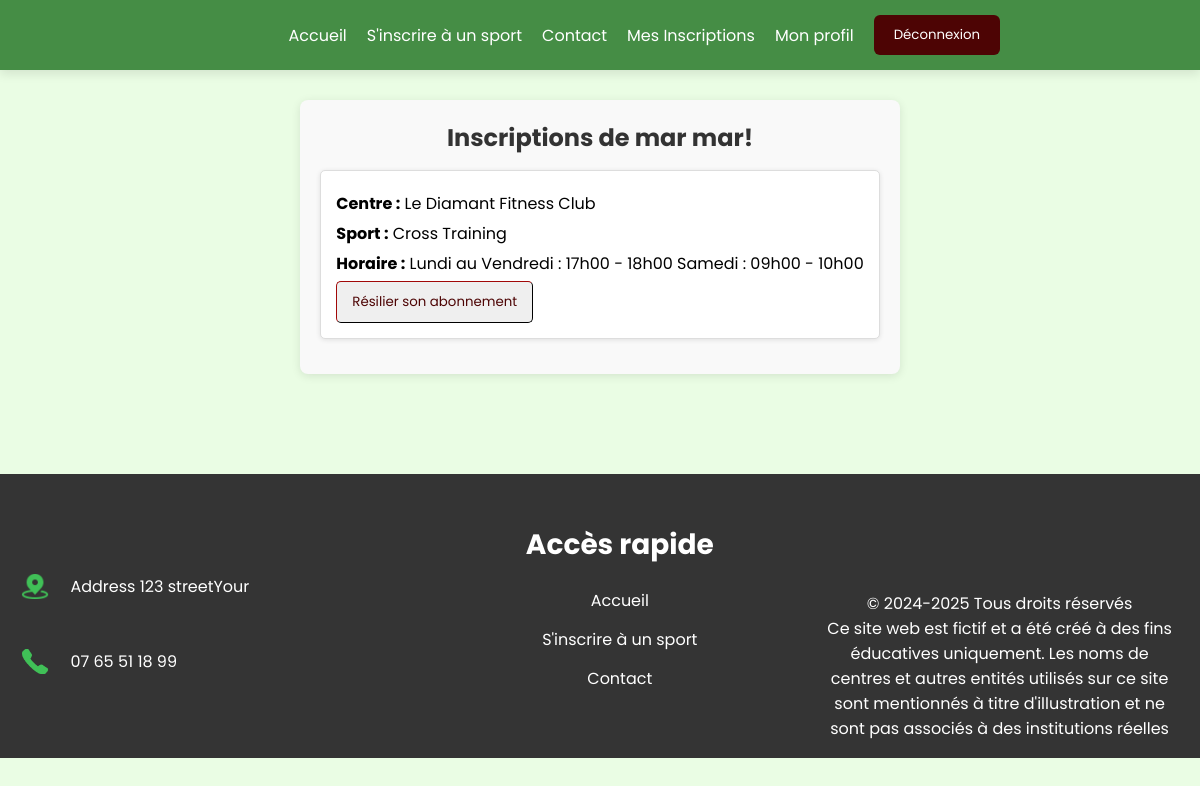
The app's page /index.php?page=mes_inscriptions (signed in) with its own data.
### tables this page shows
CREATE TABLE `inscription_sport` (
  `Id_inscription` int(11) NOT NULL,
  `Id_centre` int(11) DEFAULT NULL,
  `Date_demande` date DEFAULT NULL,
  `Annee` int(11) DEFAULT NULL,
  `Id_utilisateur` int(11) DEFAULT NULL,
  `Id_sport` int(11) NOT NULL
);

CREATE TABLE `centres` (
  `Id_centre` int(11) NOT NULL,
  `Nom` varchar(100) NOT NULL,
  `Horaire` varchar(250) DEFAULT NULL,
  `Adresse` varchar(255) DEFAULT NULL,
  `Lat` decimal(10,8) DEFAULT NULL,
  `Lon` decimal(11,8) DEFAULT NULL,
  `Telephone` varchar(20) DEFAULT NULL,
  `Mail` varchar(100) DEFAULT NULL
);

CREATE TABLE `sport` (
  `Id_sport` int(11) NOT NULL,
  `Nom` varchar(100) NOT NULL,
  `Id_centre` int(11) NOT NULL,
  `Horaire_sport` varchar(100) NOT NULL,
  `Information` text DEFAULT NULL,
  `prix` varchar(40) NOT NULL
);

### index.php (called while the page is built, shortened)
<?php
require_once 'route.php';
?>

### controllers/mes_inscriptions.php (the view, shortened to what this page needs)
<?php
$Id_utilisateur = $_SESSION['Id_utilisateur'];
$query = "
    SELECT i.Id_sport, i.Id_centre, c.Nom AS nom_centre, s.Nom AS nom_sport, s.Horaire_sport
    FROM inscription_sport i
    JOIN centres c ON i.Id_centre = c.Id_centre
    JOIN sport s ON i.Id_sport = s.Id_sport
    WHERE i.Id_utilisateur = $Id_utilisateur
";
$result = $conn->query($query);
$bienvenueAffichee = false;
?>
<div id="mes-inscriptions-container">
    <?php
    if ($result->num_rows > 0) {
        if (!$bienvenueAffichee) {
            echo "<h2>Inscriptions de " . htmlspecialchars($_SESSION['prenom']) . " " . htmlspecialchars($_SESSION['nom']) . "!</h2>";
        }
        while ($row = $result->fetch_assoc()) {
            echo "<div class='inscription-card'>";
            echo "<p><strong>Centre :</strong> " . htmlspecialchars($row['nom_centre']) . "</p>";
            echo "<p><strong>Sport :</strong> " . htmlspecialchars($row['nom_sport']) . "</p>";
            echo "<p><strong>Horaire :</strong> " . htmlspecialchars($row['Horaire_sport']) . "</p>";
            echo "<form method='POST' action='index.php?page=suprimer' onsubmit='return confirm(\"Êtes-vous sûr de vouloir supprimer cette inscription ?\");'>";
            echo "<button type='submit' class='btn-supprimer'>Résilier son abonnement</button>";
            echo "</form>";
            echo "</div>";
        }
    } else {
        echo "<p>Aucune inscription trouvée.</p>";
    }
    ?>
</div>

### css/general.css (style rules this page uses)
* { margin: 0; padding: 0; box-sizing: border-box; font-family: "Poppins", sans-serif; }
body { background: #eafde4; }

### css/information.css (style rules this page uses)
#mes-inscriptions-container { margin-top: 100px; height: 400px; }

### css/inscription.css (style rules this page uses)
@media (min-width: 768px) { #inscription-body .request_message, form { width: 60%; } }
@media (min-width: 1024px) { #inscription-body .request_message, form { width: 40%; } }

### css/mes_inscription.css (style rules this page uses)
#mes-inscriptions-container { height: fit-content; width: fit-content; margin: 100px auto; padding: 20px; background-color: #f9f9f9; border-radius: 8px; box-shadow: 0 2px 10px rgba(0, 0, 0, 0.1); z-index: 15; }
h2 { text-align: center; color: #333; }
.inscription-card { width: fit-content; background-color: #ffffff; margin: 15px 0; padding: 15px; border: 1px solid #ddd; border-radius: 5px; box-shadow: 0 1px 5px rgba(0, 0, 0, 0.1); }
.inscription-card p { margin: 5px 0; }
.btn-supprimer { color: #4d0404; border-color: #4d0404; border-width: 1px; border-radius: 5px; padding: 10px 15px; cursor: pointer; transition: background-color 0.3s; }

### css/contact.css (style rules this page uses)
@media (min-width: 768px) { #contact-body .request_message, form { width: 100%; } }
@media (min-width: 1024px) { #contact-body .request_message, form { width: 100%; } }

### records on screen
inscription_sport: Id_centre.Nom "Le Diamant Fitness Club", Id_sport.Nom "Cross Training", Id_sport.Horaire_sport "Lundi au Vendredi : 17h00 - 18h00 Samedi : 09h00 - 10h00"

### other values on screen
$_SESSION['prenom'] "mar"
$_SESSION['nom'] "mar"
